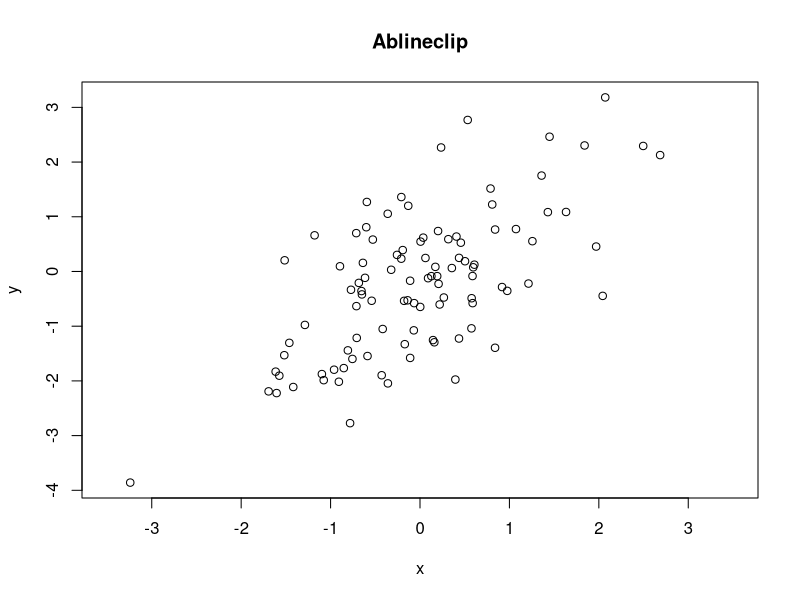

The R source for this figure: (Note: this script raises an error after producing the figure.)
# The plotrix demo in roughly alphabetical order
# Press <Enter> to advance through the demo,
# Ctrl-C (Linux) or Esc (Windows) to exit
par(ask=TRUE)
x <- rnorm(100)
y <- x + rnorm(100)
lmfit <- lm(y~x)
plot(x,y,xlim=c(-3.5,3.5),main="Ablineclip")
ablineclip(lmfit,x1=-2,x2=2,lty=2)
ablineclip(h=0,x1=-2,x2=2,lty=3,col="red")
ablineclip(v=0,y1=-2.5,y2=1.5,lty=4,col="green")
testdf<-data.frame(Before=c(10,7,5),During=c(8,6,2),After=c(5,3,4))
rownames(testdf)<-c("Red","Green","Blue")
barp(testdf,main="Test addtable2plot",ylab="Value",
 names.arg=colnames(testdf),col=2:4)
addtable2plot(2,8,testdf,bty="o",display.rownames=TRUE,hlines=TRUE,
 title="The table")
plot(0,xlim=c(1,5),ylim=c(1,5),main="Arctext",xlab="",ylab="",
 type="n")
arctext("bendy like spaghetti",center=c(3,3),col="blue")
arctext("bendy like spaghetti",center=c(3,3),radius=1.5,start=pi,cex=2)
arctext("bendy like spaghetti",center=c(3,3),radius=0.5,
 start=pi/2,stretch=1.2)
plot(3:10,main="Axis break test")
# put a break at the default axis and position
axis.break()
axis.break(2,2.9,style="zigzag")
twogrp<-c(rnorm(10)+4,rnorm(10)+20)
gap.plot(twogrp,gap=c(8,16),xlab="Index",ylab="Group values",
 main="Two separated groups with gap axis break",
 col=c(rep(2,10),rep(3,10)),ytics=c(3,5,18,20))
legend(12,6,c("Low group","High group"),pch=1,col=2:3)
plot(1:10*0.001,1:10*100,axes=FALSE,xlab="",ylab="",main="Axis multipliers")
box()
axis.mult(1,mult=0.001)
axis.mult(2,mult=100)
par(mar=c(5,5,4,2))
test.df<-data.frame(Age=rnorm(100,25,10),
 Sex=sample(c("M","F"),100,TRUE),
 Marital=sample(c("M","X","S","W"),100,TRUE),
 Employ=sample(c("FT","PT","NO"),100,TRUE))
test.col<-list(Overall="green",Employ=c("purple","orange","brown"),
 Marital=c("#1affd8","#caeecc","#f7b3cc","#94ebff"),Sex=c(2,4))
barNest(formula=Age~Sex+Marital+Employ,data=test.df,main="barNest",
 col=test.col,showall=TRUE)
happyday<-data.frame(Monday=c(2.3,3.4),Tuesday=c(2.8,3.3),Wednesday=c(3.2,3.1),
Thursday=c(3.6,2.8),Friday=c(4.2,2.6),Saturday=c(4.5,2.9),Sunday=c(4.1,2.8))
happylabels<-c("Utterly dashed","Rather mopey","Indifferent","Somewhat elated",
 "Euphoric")
barp(happyday,names.arg=names(happyday),legend.lab=c("Slaves","Unemployed"),
 legend.pos="e",col=c("#ee7700","#3333ff"),
 main="Test of barp, staxlab and color.legend",
 xlab="Day of week",ylab="Happiness rating",ylim=c(1,5),staxx=TRUE,staxy=TRUE,
 height.at=1:5,height.lab=happylabels,cex.axis=0.9,cylindrical=TRUE,
 shadow=TRUE)
par(mar=c(5,4,4,2))
h1<-table(cut(rnorm(100,4),breaks=seq(0,8,by=2)))
h2<-table(cut(rnorm(100,4),breaks=seq(0,8,by=2)))
h3<-table(cut(rnorm(100,4),breaks=seq(0,8,by=2)))
hmat<-matrix(c(h1,h2,h3),nrow=3,byrow=TRUE)
barp(hmat,names.arg=names(h1),width=0.45,col=2:4,
 main="Multiple histogram using barp",xlab="Bins",ylab="Frequency")
legend(3.8,50,c("h1","h2","h3"),fill=2:4)
x<-rnorm(10)
y<-rnorm(10)
plot(x,y,type="p",main="Boxed.labels")
nums<-c("one","two","three","four","five","six","seven","eight","nine","ten")
boxed.labels(x,y-0.1,nums)
test.df<-data.frame(a=rnorm(80)+4,b=rnorm(80)+4,c=rep(LETTERS[1:4],each=20),
 d=rep(rep(letters[1:4],each=4),5))
bp<-brkdn.plot("a","c","d",test.df,main="Test of brkdn.plot",
 mct="median",md="mad",xlab="Temperature range", ylab="Cognition",
 xaxlab=c("10-15","16-20","21-25","25-30"),pch=1:4,lty=1:4,col=1:4)
es<-emptyspace(bp)
legend(es,legend=c("Sydney","Gosford","Karuah","Brisbane"),pch=1:4,
 col=1:4,lty=1:4,xjust=0.5,yjust=0.5)
educattn<-matrix(c(90.4,90.3,75.7,78.9,66,71.8,70.5,70.4,68.4,67.9,
 67.2,76.1,68.1,74.7,68.5,72.4,64.3,71.2,73.1,77.8),ncol=2,byrow=TRUE)
rownames(educattn)<-c("Anchorage AK","Boston MA","Chicago IL",
 "Houston TX","Los Angeles CA","Louisville KY","New Orleans LA",
 "New York NY","Philadelphia PA","Washington DC")
colnames(educattn)<-c(1990,2000)
bumpchart(educattn,rank=FALSE,
 main="Percentage high school completion by over 25s",col=rainbow(10))
# margins have been reset, so use
par(xpd=TRUE)
boxed.labels(1.5,seq(65,90,by=5),seq(65,90,by=5))
par(xpd=FALSE)
testcp<-list("",40)
for(i in 1:40) testcp[[i]]<-rnorm(sample(1:8,1)*50)
segs<-get.segs(testcp)
centipede.plot(segs,main="Centipede plot",vgrid=0)
xy.mat<-cbind(sample(1:10,200,TRUE),sample(1:10,200,TRUE))
clusteredpoints<-
 cluster.overplot(xy.mat,col=rep(c("red","green"),each=100))
plot(clusteredpoints,col=clusteredpoints$col,
 main="Cluster overplot test")
xy.mat<-cbind(sample(1:10,200,TRUE),sample(1:10,200,TRUE))
count.overplot(xy.mat,main="Count overplot test",
 xlab="X values",ylab="Y values")
 par(mar=c(7,4,4,6))
testcol<-color.gradient(c(0,1),0,c(1,0),nslices=5)
col.labels<-c("Cold","Warm","Hot")
color2D.matplot(matrix(rnorm(100),nrow=10),c(1,0),0,c(0,1),
 main="Test color2D.matplot with color.legend")
color.legend(11,6,11.8,9,col.labels,testcol,gradient="y")
color.legend(10.2,2,11,5,col.labels,testcol,align="rb",gradient="y")
color.legend(0.5,-2,3.5,-1.2,col.labels,testcol)
color.legend(7,-1.8,10,-1,col.labels,testcol,align="rb",col=testcol[c(1,3,5)])
par(mar=c(5,4,4,2))
x<-c(0,cumsum(rnorm(99)))
y<-c(0,cumsum(rnorm(99)))
xydist<-sqrt(x*x+y*y)
plot(x,y,main="Random walk plot (color.scale.lines)",xlab="X",ylab="Y",type="n")
color.scale.lines(x,y,c(1,1,0),0,c(0,1,1),colvar=xydist,lwd=2)
boxed.labels(x,y,labels=1:100,border=FALSE,cex=0.5)
testlen<-rnorm(24)*2+5
testpos<-0:23+rnorm(24)/4
clock24.plot(testlen[7:19],testpos[7:19],
 main="Test Clock24 daytime (symbols)",
 point.col="blue",rp.type="s",lwd=3)
par(mar=c(5,4,4,2))
x<-seq(1,100)
y<-sin(x/5)+x/20
clplot(x,y,main="Clplot")
data(mtcars)
mysubset<-mtcars[substr(dimnames(mtcars)[[1]],1,1)=="M",c("mpg","hp","wt","disp")]
diamondplot(mysubset,name="Diamondplot")
plot(1:10, asp = 1,main="Test draw.arc")
draw.arc(5, 5, 1:10/10, deg2 = 1:10*10, col = "blue")
draw.arc(8, 8, 1:10/10, deg2 = 1:10*10, col = 1:10)
plot(1:5,seq(1,10,length=5),type="n",xlab="",ylab="",main="Test draw.circle")
draw.circle(2,4,c(1,0.66,0.33),border="purple",
 col=c("#ff00ff","#ff77ff","#ffccff"),lty=1,lwd=1)
draw.circle(2.5,8,0.6,border="red",lty=3,lwd=3)
draw.circle(4,3,0.7,border="green",lty=1,lwd=1)
draw.circle(3.5,7,0.8,border="blue",lty=2,lwd=2)
x<-rnorm(10)
y<-rnorm(10)
plot(x,y,main="Find the empty space",xlab="X",ylab="Y")
es<-emptyspace(x,y)
boxed.labels(es,labels="Here is the\nempty space")
iucn.df<-data.frame(area=c("Africa","Asia","Europe","N&C America",
 "S America","Oceania"),threatened=c(5994,7737,1987,4716,5097,2093))
fan.plot(iucn.df$threatened,max.span=pi,
 labels=paste(iucn.df$area,iucn.df$threatened,sep="-"),
 main="Threatened species by geographical area (fan.plot)",ticks=276)
feather.plot(0.6+rnorm(8)/5,seq(0,7*pi/4,by=pi/4),1:8,
 main="Test of feather.plot",xlab="Time",ylab="Value")
plot(1:5,type="n",main="Floating Pie test",xlab="",ylab="",axes=FALSE)
box()
polygon(c(0,0,5.5,5.5),c(0,3,3,0),border="#44aaff",col="#44aaff")
floating.pie(1.7,3,c(2,4,4,2,8),radius=0.5,
 col=c("#ff0000","#80ff00","#00ffff","#44bbff","#8000ff"))
floating.pie(3.1,3,c(1,4,5,2,8),radius=0.5,
 col=c("#ff0000","#80ff00","#00ffff","#44bbff","#8000ff"))
floating.pie(4,1.5,c(3,4,6,7),radius=0.5,
 col=c("#ff0066","#00cc88","#44bbff","#8000ff"))
draw.circle(3.9,2.1,radius=0.04,col="white")
draw.circle(3.9,2.1,radius=0.04,col="white")
draw.circle(3.9,2.1,radius=0.04,col="white")
draw.circle(4,2.3,radius=0.04,col="white")
draw.circle(4.07,2.55,radius=0.04,col="white")
draw.circle(4.03,2.85,radius=0.04,col="white")
text(c(1.7,3.1,4),c(3.7,3.7,3.7),c("Pass","Pass","Fail"))
Ymd.format<-"%Y/%m/%d"
gantt.info<-list(labels=
 c("First task","Second task","Third task","Fourth task","Fifth task"),
 starts=
 as.POSIXct(strptime(
 c("2004/01/01","2004/02/02","2004/03/03","2004/05/05","2004/09/09"),
 format=Ymd.format)),
 ends=
 as.POSIXct(strptime(
 c("2004/03/03","2004/05/05","2004/05/05","2004/08/08","2004/12/12"),
 format=Ymd.format)),
 priorities=c(1,2,3,4,5))
vgridpos<-as.POSIXct(strptime(c("2004/01/01","2004/02/01","2004/03/01",
 "2004/04/01","2004/05/01","2004/06/01","2004/07/01","2004/08/01",
 "2004/09/01","2004/10/01","2004/11/01","2004/12/01"),format=Ymd.format))
vgridlab<-
 c("Jan","Feb","Mar","Apr","May","Jun","Jul","Aug","Sep","Oct","Nov","Dec")
gantt.chart(gantt.info,main="Calendar date Gantt chart (2004)",
 priority.legend=TRUE,vgridpos=vgridpos,vgridlab=vgridlab,hgrid=TRUE)
twogrp<-c(rnorm(10)+4,rnorm(10)+20)
gap.barplot(twogrp,gap=c(8,16),xlab="Index",ytics=c(3,6,17,20),
 ylab="Group values",main="gap.barplot")
twovec<-list(vec1=c(rnorm(30),-6),vec2=c(sample(1:10,40,TRUE),20))
gap.boxplot(twovec,gap=list(top=c(12,18),bottom=c(-5,-3)),
 main="Test gap.boxplot")
twogrp<-c(rnorm(5)+4,rnorm(5)+20,rnorm(5)+5,rnorm(5)+22)
gpcol<-c(2,2,2,2,2,3,3,3,3,3,4,4,4,4,4,5,5,5,5,5)
gap.plot(twogrp,gap=c(8,16),xlab="Index",ylab="Group values",
 main="Test gap.plot",col=gpcol)
plot(0:10,type="n",axes=FALSE,main="gradient.rect")
gradient.rect(1,0,3,6,reds=c(1,0),
 greens=c(seq(0,1,length=10),seq(1,0,length=10)),
 blues=c(0,1),gradient="y")
gradient.rect(4,0,6,6,c(seq(0,1,length=10),rep(1,10)),
 c(rep(1,10),seq(1,0,length=10)),c(0,0),gradient="y")
gradient.rect(7,0,9,6,col=smoothColors("red",38,"blue"),border=NA)
druguse<-matrix(c(sample(c(0,1),200,TRUE),
 sample(c(0,1),200,TRUE),
 sample(c(0,1),200,TRUE),
 sample(c(0,1),200,TRUE)),ncol=4)
colnames(druguse)<-c("Alc","Tob","THC","Amp")
druglist<-makeIntersectList(druguse)
intersectDiagram(druglist)
l <- list(runif(10)*10,1:10,c(1,1,1,1,4,8))
multhist(l,main="Test of multhist")
windagg<-matrix(c(8,0,0,0,0,0,0,0,4,6,2,1,6,3,0,4,2,8,5,3,5,2,1,1,
 5,5,2,4,1,4,1,2,1,2,4,0,3,1,3,1),nrow=5,byrow=TRUE)
oz.windrose(windagg,legend.pos=-27,main="Australian BoM wind rose")
pieval<-c(2,4,6,8)
pielabels<-
 c("We hate\n pies","We oppose\n  pies","We don't\n  care","We just love pies")
pie3D(pieval,radius=0.9,labels=pielabels,explode=0.1,main="3D PIE OPINIONS")
sex<-sample(c("M","F"),100,TRUE)
hair<-sample(c("Blond","Black","Brown","Red"),100,TRUE)
eye<-sample(c("Blue","Black","Brown","Green"),100,TRUE)
charac<-data.frame(sex=sex,hair=hair,eye=eye)
characlist<-makeDendrite(charac)
plot.dendrite(characlist,names(charac),
 main="Dendrogram of sex, hair and eye color",cex=0.8)
qnt<-rpois(365,2)
qtdates<-seq(as.Date("2007-01-01"),as.Date("2007-12-31"),by=1)
qnt[c(30,60,90,120,150,180,210,240,270,300,330,360)]<-rep(8,length.out=12)
qt.plot(qnt,as.numeric(qtdates),xlab="Number of days interval",
ylab="Standard drinks per session",main="Test qt.plot")
posmat<-matrix(sample(2:9,30,TRUE),nrow=3)
radial.plot(posmat,labels=paste("X",1:10,sep=""),rp.type="p",
 main="Spiderweb plot (radial.plot)",line.col=2:4,show.grid=FALSE,lwd=1:3,
 radial.lim=c(0,10))
x <- runif(20)
y <- runif(20)
revaxis(x,y,yside=4,main="Test revaxis")
x <- c(0.1,0.1,0.1,0.1,0.1,0.2,0.2,0.2,0.2,0.3,0.3)
y <- c( 1,  1,  1,  1,  2,  2,  2,  3,  3,  4,  5 )
plot(x,y)
sizeplot(x,y,main="sizeplot")
cat1<-sample(c("None","Low","Medium","High"),40,TRUE)
cat2<-sample(c("None","Low","Medium","High"),40,TRUE)
cat3<-sample(c("None","Low","Medium","High"),40,TRUE)
hcats<-data.frame(cat1,cat2,cat3)
bhcol<-list(c("#ff8080","#dddd80","#80ff80","#8080ff"),
 c("red","green","lightblue","yellow"),
 c("#ffffff","#bbbbbb","#999999","#666666"))
sizetree(hcats,col=bhcol,main="sizetree (hierarchical count chart)")
soils.sw.percent<-data.frame(
 Sand=c(67,67,66,67,36,25,24,59,27,9,8,8,20,
 45,50,56,34,29,39,41,94,98,97,93,96,99),
 Silt=c(17,16,9,8,39,48,54,27,46,70,68,68,66,
 34,30,24,48,53,46,48,2,2,2,4,1,1),
 Clay=c(16,17,25,25,25,27,22,14,27,21,24,24,
 14,21,20,20,18,18,15,11,4,0,1,3,3,0))
soils.sw.cols <- c(1, 1, 1, 1, 2, 2, 2, 2, 2, 3, 3,
 3, 3, 4, 4, 4, 5, 5, 5, 5, 6, 6, 6, 6, 6, 6)
soils.sw.names <- c("Ardington","Astrop","Atrim",
 "Banbury","Beacon","Beckfoot")
soil.texture.uk(soils.sw.percent,
 main = "Ternary Diagram for Some Soils from South West England",
 col.lines = "black", col.names = "black", show.grid = TRUE,
 col.grid = "blue", lty.grid = 2,  pch = 16, cex = 1.0,
 col.symbols = soils.sw.cols, h1 = NA, h3 = NA, t1 = NA,
 t3 = NA , lwduk = 2, xpos = NA, ypos = NA,
 snames = NA, cexuk = 1.1)
legend("topleft", legend = soils.sw.names, col = 1:max(soils.sw.cols),
 pch = 16, cex = 1.1, title = "Location", bty = "n")
fpkids<-data.frame(Food=c("Fatty/sugary","Fruit","Starchy","Meat",
 "Proc.meat","Eggs","Fish","Dairy","Vegetables"),
 Female=c(4.21,4.22,3.98,3.57,3.55,3.46,3.34,3.26,3.13),
 Male=c(4.35,4.13,4.02,3.9,3.81,3.64,3.45,3.27,2.96))
plot(rep(1,9),fpkids$Female,xlim=c(0.8,2.2),
 ylim=range(c(fpkids$Female,fpkids$Male)),xlab="Sex",xaxt="n",
 ylab="Mean preference rating",main="Children's food preferences by sex",
 col="red")
axis(1,at=1:2,labels=c("Female","Male"))
points(rep(2,9),fpkids$Male,col="blue",pch=2)
spread.labels(rep(1:2,each=9),c(fpkids$Female,fpkids$Male),
 fpkids$Food,between=TRUE,linecol=c("red","blue"))
testx<-matrix(abs(rnorm(100)),nrow=10)
stackpoly(matrix(cumsum(testx),nrow=10),main="Test Stackpoly I",
 xaxlab=c("One","Two","Three","Four","Five",
 "Six","Seven","Eight","Nine","Ten"),border="black",staxx=TRUE)
sample_size<-c(500,-72,428,-94,334,-45,289)
totals<-c(TRUE,FALSE,TRUE,FALSE,TRUE,FALSE,TRUE)
labels<-c("Contact list","Uncontactable","","Declined","","Ineligible",
 "Final sample")
staircase.plot(sample_size,totals,labels,
 main="Acquisition of the sample (staircase.plot)",
 total.col="gray",inc.col=2:4,bg.col="#eeeebb",direction="s")
x<-rnorm(20)
y<-rnorm(20)
xlim<-range(x)
xspace<-(xlim[2]-xlim[1])/20
xlim<-c(xlim[1]-xspace,xlim[2]+xspace)
ylim<-range(y)
yspace<-(ylim[2]-ylim[1])/20
ylim<-c(ylim[1]-yspace,ylim[2]+yspace)
plotlabels<-
 c("one","two","three","four","five","six","seven","eight","nine","ten",
 "eleven","twelve","thirteen","fourteen","fifteen","sixteen","seventeen",
 "eighteen","nineteen","twenty")
plot(x=x,y=y,xlim=xlim,ylim=ylim,main="Test thigmophobe.labels")
thigmophobe.labels(x,y,plotlabels,col=c(2:6,8:12))
data(soils)
triax.return<-triax.plot(soils[1:6,],main="Test triax.plot",
 show.grid=TRUE,show.legend=TRUE,col.symbols=1:6,pch=4)
par(triax.return$oldpar)
twoord.plot(2:10,seq(3,7,by=0.5)+rnorm(9),
 1:15,rev(60:74)+rnorm(15),xlab="Sequence",
 ylab="Ascending values",rylab="Descending values")
tab.title("Test of twoord.plot and tab.title",tab.col="yellow",radius=0.5)
o<-matrix(rep(pi*seq(0.1,0.8,by=0.1),7),ncol=8,byrow=TRUE)
m<-matrix(rnorm(56)+4,ncol=8,byrow=TRUE)
plot(0,xlim=c(0.7,8.3),ylim=c(0.7,7.3),type="n",
 main="Test vector.field with lengthKey")
vectorField(o,m,vecspec="rad")
lengthKey(0.3,-0.5,c(0,5,10),0.24)
zoomInPlot(rnorm(100),rnorm(100),rxlim=c(-1,1),rylim=c(-1,1),
 zoomtitle="Zoom In Plot",titlepos=-1.5)
par(ask=FALSE)
